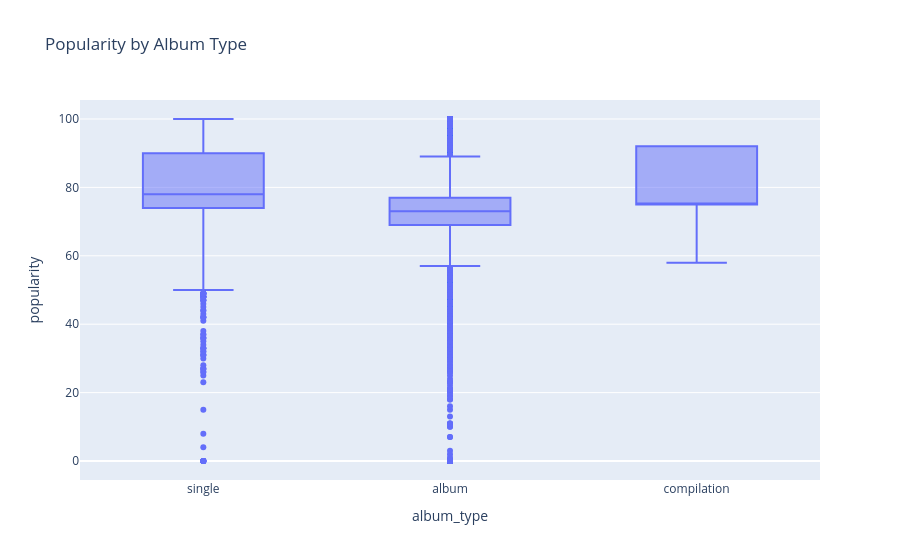

Notebook code for this chart:
### Code cell
px.box(df,x="album_type",y="popularity",title="Popularity by Album Type")

### Figure 1 — Plotly figure (JSON) as saved in the notebook; plotly's stock layout.template omitted (floating-point values rounded to 4 significant figures; data arrays with more than 128 entries replaced by an {"elided": "..."} marker saying what was removed)
{"data": [{"alignmentgroup": "True", "hovertemplate": "album_type=%{x}<br>popularity=%{y}<extra></extra>", "legendgroup": "", "marker": {"color": "#636efa"}, "name": "", "notched": false, "offsetgroup": "", "orientation": "v", "showlegend": false, "type": "box", "x": {"elided": "27781 str values"}, "x0": " ", "xaxis": "x", "y": {"elided": "27781 int values"}, "y0": " ", "yaxis": "y"}], "layout": {"boxmode": "group", "legend": {"tracegroupgap": 0}, "title": {"text": "Popularity by Album Type"}, "xaxis": {"anchor": "y", "domain": [0, 1], "title": {"text": "album_type"}}, "yaxis": {"anchor": "x", "domain": [0, 1], "title": {"text": "popularity"}}}}
